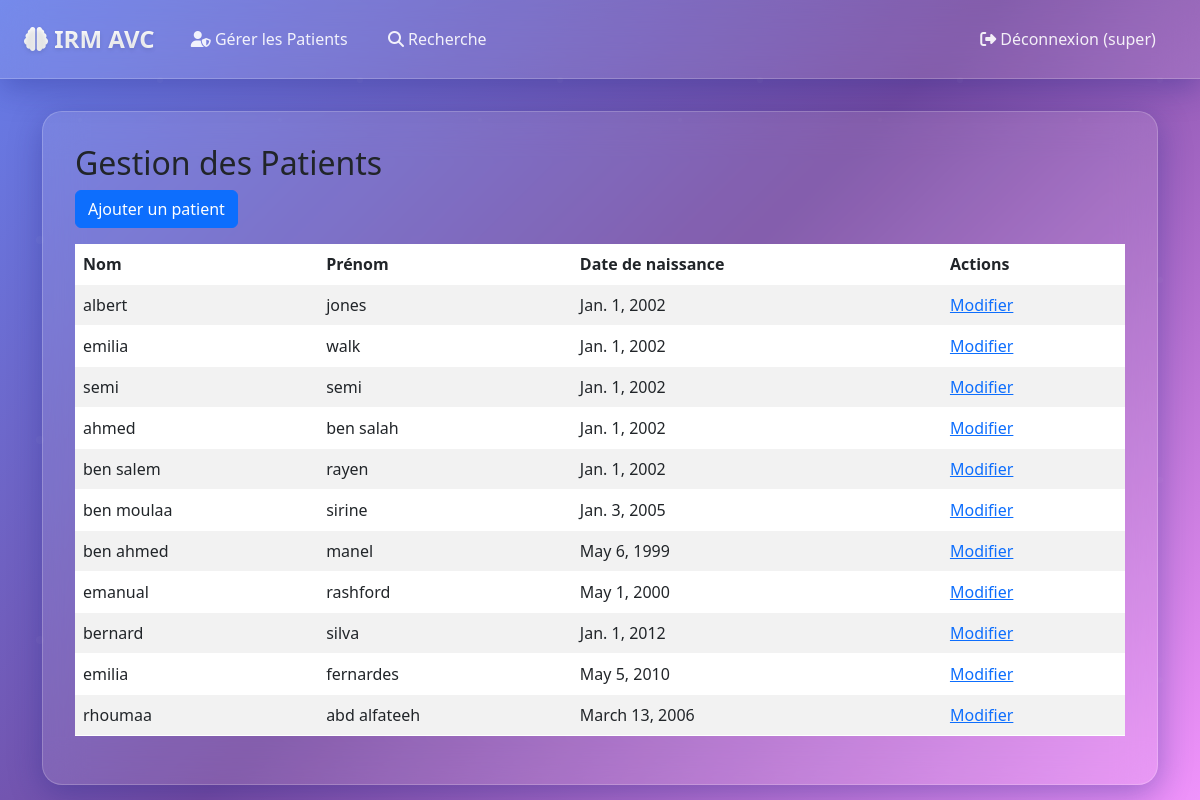
The page /superviseur/dashboard/ (signed in) on the database its author committed.
### accounts/models.py (models this page shows, shortened)
class CustomUser(AbstractUser):
    ROLE_CHOICES = [
        ('superviseur', 'Superviseur'),
        ('medecin', 'Médecin'),
        ('radiologue', 'Radiologue'),
    ]
    role = models.CharField(
        max_length=20,
        choices=ROLE_CHOICES,
        default='medecin'
    )
    groups = models.ManyToManyField(
        'auth.Group',
        verbose_name='groups',
        blank=True,
        help_text='The groups this user belongs to.',
        related_name='customuser_set',
        related_query_name='user',
    )
    user_permissions = models.ManyToManyField(
        'auth.Permission',
        verbose_name='user permissions',
        blank=True,
        help_text='Specific permissions for this user.',
        related_name='customuser_set',
        related_query_name='user',
    )

### viewer/models.py (models this page shows, shortened)
class Patient(models.Model):
    nom = models.CharField(max_length=100)
    prenom = models.CharField(max_length=100)
    date_naissance = models.DateField()
    genre = models.CharField(max_length=10, choices=[('Homme', 'Homme'), ('Femme', 'Femme')])
    telephone = models.CharField(max_length=15, blank=True)
    adresse = models.TextField(blank=True)
    date_creation = models.DateTimeField(auto_now_add=True)

### viewer/views.py (the view)
# urls.py: path('superviseur/dashboard/', manage_patients, name='superviseur_dashboard'),
@user_passes_test(lambda u: u.role == 'superviseur')
def manage_patients(request):
    patients = Patient.objects.all()
    return render(request, 'dashboard/manage_patients.html', {'patients': patients})

### viewer/templates/dashboard/manage_patients.html
{% extends 'viewer/base.html' %}
{% block content %}
<h2>Gestion des Patients</h2>
<a href="{% url 'add_patient' %}" class="btn btn-primary mb-3">Ajouter un patient</a>
<table class="table table-striped">
  <thead>
    <tr>
      <th>Nom</th>
      <th>Prénom</th>
      <th>Date de naissance</th>
      <th>Actions</th>
    </tr>
  </thead>
  <tbody>
    {% for patient in patients %}
    <tr>
      <td>{{ patient.nom }}</td>
      <td>{{ patient.prenom }}</td>
      <td>{{ patient.date_naissance }}</td>
      <td><a href="#">Modifier</a></td>
    </tr>
    {% endfor %}
  </tbody>
</table>
{% endblock %}

### viewer/templates/viewer/base.html (shortened to what this page needs)
<!DOCTYPE html>
<html lang="fr">
<head>
    <link href="https://cdn.jsdelivr.net/npm/bootstrap@5.3.0/dist/css/bootstrap.min.css" rel="stylesheet">
    <link href="https://cdnjs.cloudflare.com/ajax/libs/font-awesome/6.4.0/css/all.min.css" rel="stylesheet">
    <link rel="stylesheet" type="text/css" href="https://raw.githack.com/rii-mango/Papaya/master/release/current/standard/papaya.css" />
    <link rel="stylesheet" href="https://cdn.jsdelivr.net/npm/@recogito/annotorious@2.7.13/dist/annotorious.min.css">
</head>
<body>
    <nav class="navbar navbar-expand-lg navbar-dark">
        <div class="container-fluid px-4">
            <a class="navbar-brand" href="{% url 'login' %}"><i class="fas fa-brain"></i> IRM AVC</a>
            <div class="collapse navbar-collapse" id="navbarNav">
                <ul class="navbar-nav me-auto mb-2 mb-lg-0">
                    {% if user.is_authenticated and user.role == 'superviseur' %}
                    <li class="nav-item"><a class="nav-link position-relative" href="{% url 'superviseur_dashboard' %}"><i class="fas fa-user-shield"></i> Gérer les Patients</a></li>
                    <li class="nav-item"><a class="nav-link position-relative" href="{% url 'search_images' %}"><i class="fas fa-search"></i> Recherche</a></li>
                    {% endif %}
                </ul>
                <ul class="navbar-nav">
                    {% if user.is_authenticated %}
                    <li class="nav-item"><a class="nav-link position-relative" href="{% url 'logout' %}"><i class="fas fa-sign-out-alt"></i> Déconnexion ({{ user.username }})</a></li>
                    {% else %}
                    <li class="nav-item"><a class="nav-link position-relative" href="{% url 'login' %}"><i class="fas fa-sign-in-alt"></i> Connexion</a></li>
                    {% endif %}
                </ul>
            </div>
        </div>
    </nav>
    <div class="container main-content">
        <div class="glass-container">
            {% block content %}{% endblock %}
        </div>
    </div>
</body>
</html>

### viewer/templates/viewer/base.html (style rules this page uses)
:root { --primary-gradient: linear-gradient(135deg, #667eea 0%, #764ba2 100%); --secondary-gradient: linear-gradient(135deg, #f093fb 0%, #f5576c 100%); --dark-gradient: linear-gradient(135deg, #2c3e50 0%, #34495e 100%); --glass-bg: rgba(255, 255, 255, 0.1); --glass-border: rgba(255, 255, 255, 0.2); --shadow: 0 8px 32px 0 rgba(31, 38, 135, 0.37); --text-gradient: linear-gradient(135deg, #667eea, #764ba2); }
* { margin: 0; padding: 0; box-sizing: border-box; }
body { background: linear-gradient(135deg, #667eea 0%, #764ba2 50%, #f093fb 100%); background-attachment: fixed; min-height: 100vh; font-family: 'Segoe UI', Tahoma, Geneva, Verdana, sans-serif; }
body::before { content: ''; position: fixed; top: 0; left: 0; width: 100%; height: 100%; background-size: 200px 200px; pointer-events: none; z-index: 0; }
.navbar { background: rgba(255, 255, 255, 0.1) !important; backdrop-filter: blur(20px); border-bottom: 1px solid rgba(255, 255, 255, 0.2); box-shadow: 0 8px 32px 0 rgba(31, 38, 135, 0.37); padding: 1rem 0; position: relative; z-index: 1000; }
.navbar-brand { font-weight: 700; font-size: 1.5rem; background: linear-gradient(135deg, #fff, #f8f9fa); -webkit-background-clip: text; -webkit-text-fill-color: transparent; text-shadow: 0 2px 4px rgba(0,0,0,0.1); transition: all 0.3s ease; }
.nav-link { color: rgba(255, 255, 255, 0.9) !important; font-weight: 500; padding: 0.5rem 1rem !important; border-radius: 25px; transition: all 0.3s ease; margin: 0 0.2rem; background: transparent; border: 1px solid transparent; }
.glass-container { background: rgba(255, 255, 255, 0.1); backdrop-filter: blur(20px); border-radius: 20px; border: 1px solid rgba(255, 255, 255, 0.2); box-shadow: 0 8px 32px 0 rgba(31, 38, 135, 0.37); margin-top: 2rem; padding: 2rem; position: relative; z-index: 100; }
.table { color: #e9ecef; }
.table td, .table th { border-color: rgba(255, 255, 255, 0.2) !important; vertical-align: middle; }

### rows shown on the page
CustomUser: username "super"
Patient: nom "albert", prenom "jones", date_naissance "Jan. 1, 2002"
Patient: nom "emilia", prenom "walk", date_naissance "Jan. 1, 2002"
Patient: nom "semi", prenom "semi", date_naissance "Jan. 1, 2002"
Patient: nom "ahmed", prenom "ben salah", date_naissance "Jan. 1, 2002"
Patient: nom "ben salem", prenom "rayen", date_naissance "Jan. 1, 2002"
Patient: nom "ben moulaa", prenom "sirine", date_naissance "Jan. 3, 2005"
Patient: nom "ben ahmed", prenom "manel", date_naissance "May 6, 1999"
Patient: nom "emanual", prenom "rashford", date_naissance "May 1, 2000"
Patient: nom "bernard", prenom "silva", date_naissance "Jan. 1, 2012"
Patient: nom "emilia", prenom "fernardes", date_naissance "May 5, 2010"
Patient: nom "rhoumaa", prenom "abd alfateeh", date_naissance "March 13, 2006"
